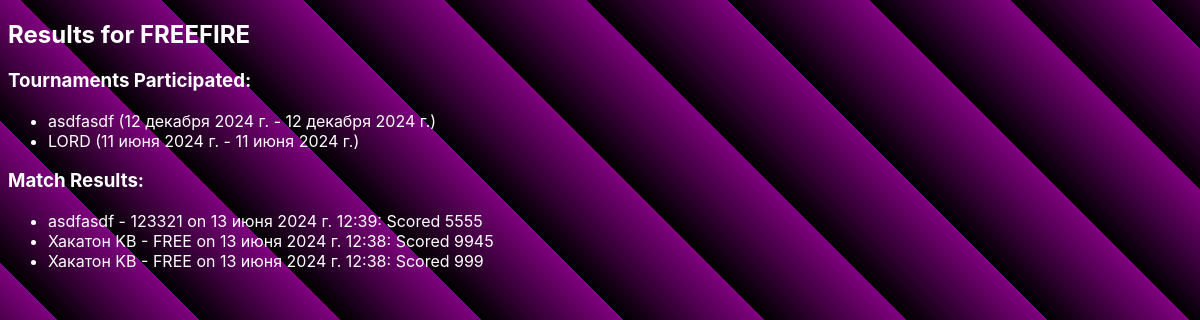
Page /team-results/1/ (signed in) on the committed database.
### tournaments/models.py (models this page shows, shortened)
class Team(models.Model):
    name = models.CharField(max_length=100)
    players = models.ManyToManyField(Player)
    user = models.ForeignKey(User,on_delete=models.CASCADE)

class Tournament(models.Model):
    creator = models.ForeignKey(User, on_delete=models.CASCADE)
    name = models.CharField(max_length=100)
    description = models.TextField()
    start_date = models.DateField()
    end_date = models.DateField()
    location = models.CharField(max_length=100)

class Result(models.Model):
    match = models.ForeignKey(Schedule, on_delete=models.CASCADE)
    team = models.ForeignKey(Team, on_delete=models.CASCADE)
    score = models.IntegerField()

class Schedule(models.Model):
    tournament = models.ForeignKey(Tournament, on_delete=models.CASCADE)
    match_date = models.DateTimeField()
    description = models.TextField()

### tournaments/views.py (the view)
# urls.py: path('team-results/<int:team_id>/', view_team_results, name='team_results'),
@login_required
def view_team_results(request, team_id):
    team = get_object_or_404(Team, id=team_id)
    if request.user != team.user:
        return render(request,
                      '403.html')
    tournaments = Tournament.objects.filter(participant__team=team).distinct()
    results = Result.objects.filter(team=team).select_related('match').order_by('-match__match_date')
    context = {
        'team': team,
        'tournaments': tournaments,
        'results': results
    }
    return render(request, 'tournaments/team_results.html', context)

### templates/tournaments/team_results.html (shortened to what this page needs)
{% load static %}
<!DOCTYPE html>
<html lang="en">
<head>
    <link rel="stylesheet" href="{% static 'base.css' %}">
</head>
<body>
<h2>Results for {{ team.name }}</h2>
<h3>Tournaments Participated:</h3>
<ul>
    {% for tournament in tournaments %}
        <li>{{ tournament.name }} ({{ tournament.start_date }} - {{ tournament.end_date }})</li>
    {% endfor %}
</ul>
<h3>Match Results:</h3>
<ul>
    {% for result in results %}
        <li>{{ result.match.tournament.name }} - {{ result.match.description }} on {{ result.match.match_date }}: Scored {{ result.score }}</li>
    {% endfor %}
</ul>
</body>
</html>

### static/base.css (style rules this page uses)
*, *:after, *:before { box-sizing: border-box; }
:root { --x: 0; --y: 0; --xp: 0; --yp: 0; --hue: calc(0 + (var(--xp) * 500)); --bg: hsl(0 0% 10%); --size: 100px; --glow: radial-gradient(50% 50% at center, hsl(var(--hue) 80% 85%), hsl(var(--hue) 80% 70%), transparent) calc((var(--x) * 1px) - (var(--size) * 0.5)) calc((var(--y) * 1px) - (var(--size) * 0.5)) / var(--size) var(--size) no-repeat fixed; }
body { color: white; display: left; place-items: left; gap: 1rem; flex-wrap: wrap; justify-content: center; min-height: 100vh; font-family: "SF Pro Text", "SF Pro Icons", "AOS Icons", "Helvetica Neue", Helvetica, Arial, sans-serif, system-ui; background: repeating-linear-gradient(45deg, black, purple 100px); }

### rows in the picture
Team: name "FREEFIRE"
Tournament: name "asdfasdf", start_date "12 декабря 2024 г.", end_date "12 декабря 2024 г."
Tournament: name "LORD", start_date "11 июня 2024 г.", end_date "11 июня 2024 г."
Result: match.tournament.name "asdfasdf", match.description "123321", match.match_date "13 июня 2024 г. 12:39", score "5555"
Result: match.tournament.name "Хакатон KB", match.description "FREE", match.match_date "13 июня 2024 г. 12:38", score "9945"
Result: match.tournament.name "Хакатон KB", match.description "FREE", match.match_date "13 июня 2024 г. 12:38", score "999"
